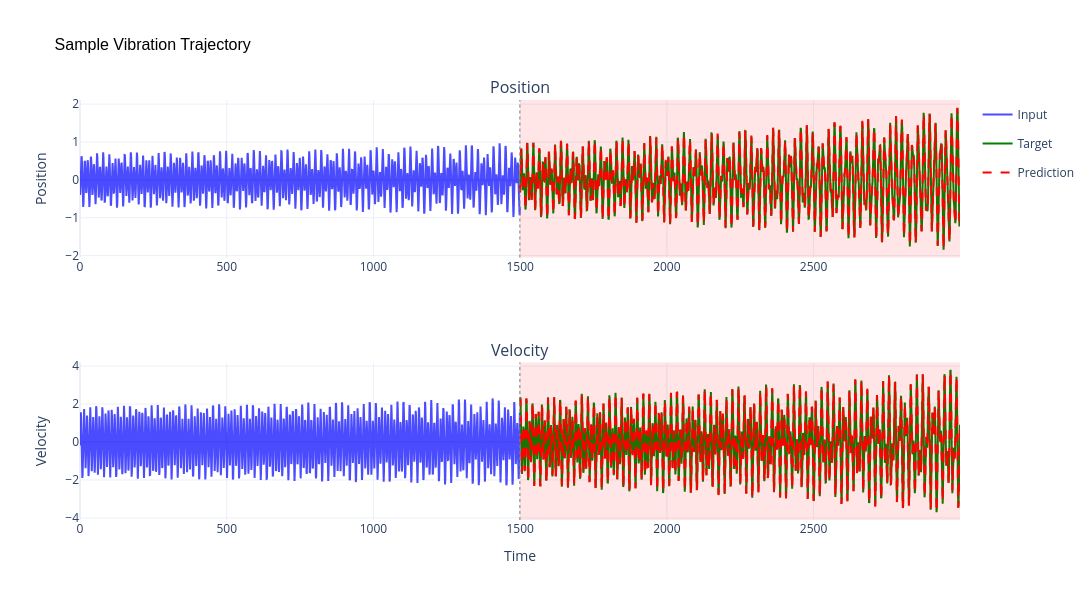

This figure's notebook cell:
### Markdown cell above
## 4. Visualize Sample Data

### Code cell
# Create visualizer
visualizer = VibrationVisualizer(width=1200, height=300)
i = 3
# Get sample data
sample = train_dataset[i]
features = sample['features'].numpy()
targets = sample['targets'].numpy()

max_f = features[:, 0].max()
max_t = targets[:, 0].max()
print(max_t - max_f)

std = np.std(targets, axis=0)
print(std)
# Plot trajectory comparison (using features as input, targets as ground truth)
fig = visualizer.plot_trajectory_comparison(
    input_data=features,
    target_data=targets + np.random.normal(0, std * 0.03, sample['targets'].shape),
    predicted_data=targets,  # Using targets as "prediction" for visualization
    feature_names=['Position', 'Velocity'],
    title='Sample Vibration Trajectory'
)
fig.show()

### Figure 1 — Plotly figure (JSON) as saved in the notebook; plotly's stock layout.template omitted (floating-point values rounded to 4 significant figures; data arrays with more than 128 entries replaced by an {"elided": "..."} marker saying what was removed)
{"data": [{"legendgroup": "input", "line": {"color": "blue", "width": 2}, "name": "Input", "opacity": 0.7, "showlegend": true, "type": "scatter", "x": {"elided": "1500 int values"}, "xaxis": "x", "y": {"elided": "1500 float values"}, "yaxis": "y"}, {"legendgroup": "target", "line": {"color": "green", "width": 2}, "name": "Target", "showlegend": true, "type": "scatter", "x": {"elided": "1500 int values"}, "xaxis": "x", "y": {"elided": "1500 float values"}, "yaxis": "y"}, {"legendgroup": "prediction", "line": {"color": "red", "dash": "dash", "width": 2}, "name": "Prediction", "showlegend": true, "type": "scatter", "x": {"elided": "1500 int values"}, "xaxis": "x", "y": {"elided": "1500 float values"}, "yaxis": "y"}, {"legendgroup": "input", "line": {"color": "blue", "width": 2}, "name": "Input", "opacity": 0.7, "showlegend": false, "type": "scatter", "x": {"elided": "1500 int values"}, "xaxis": "x2", "y": {"elided": "1500 float values"}, "yaxis": "y2"}, {"legendgroup": "target", "line": {"color": "green", "width": 2}, "name": "Target", "showlegend": false, "type": "scatter", "x": {"elided": "1500 int values"}, "xaxis": "x2", "y": {"elided": "1500 float values"}, "yaxis": "y2"}, {"legendgroup": "prediction", "line": {"color": "red", "dash": "dash", "width": 2}, "name": "Prediction", "showlegend": false, "type": "scatter", "x": {"elided": "1500 int values"}, "xaxis": "x2", "y": {"elided": "1500 float values"}, "yaxis": "y2"}], "layout": {"annotations": [{"font": {"size": 16}, "showarrow": false, "text": "Position", "x": 0.5, "xanchor": "center", "xref": "paper", "y": 1, "yanchor": "bottom", "yref": "paper"}, {"font": {"size": 16}, "showarrow": false, "text": "Velocity", "x": 0.5, "xanchor": "center", "xref": "paper", "y": 0.375, "yanchor": "bottom", "yref": "paper"}], "height": 600, "shapes": [{"line": {"color": "gray", "dash": "dot", "width": 1}, "type": "line", "x0": 1499, "x1": 1499, "xref": "x", "y0": 0, "y1": 1, "yref": "y domain"}, {"fillcolor": "red", "line": {"width": 0}, "opacity": 0.1, "type": "rect", "x0": 1500, "x1": 2999, "xref": "x", "y0": 0, "y1": 1, "yref": "y domain"}, {"line": {"color": "gray", "dash": "dot", "width": 1}, "type": "line", "x0": 1499, "x1": 1499, "xref": "x2", "y0": 0, "y1": 1, "yref": "y2 domain"}, {"fillcolor": "red", "line": {"width": 0}, "opacity": 0.1, "type": "rect", "x0": 1500, "x1": 2999, "xref": "x2", "y0": 0, "y1": 1, "yref": "y2 domain"}], "showlegend": true, "title": {"font": {"color": "black", "family": "Arial", "size": 16}, "text": "Sample Vibration Trajectory"}, "width": 1200, "xaxis": {"anchor": "y", "domain": [0, 1]}, "xaxis2": {"anchor": "y2", "domain": [0, 1], "title": {"text": "Time"}}, "yaxis": {"anchor": "x", "domain": [0.625, 1], "title": {"text": "Position"}}, "yaxis2": {"anchor": "x2", "domain": [0, 0.375], "title": {"text": "Velocity"}}}}
